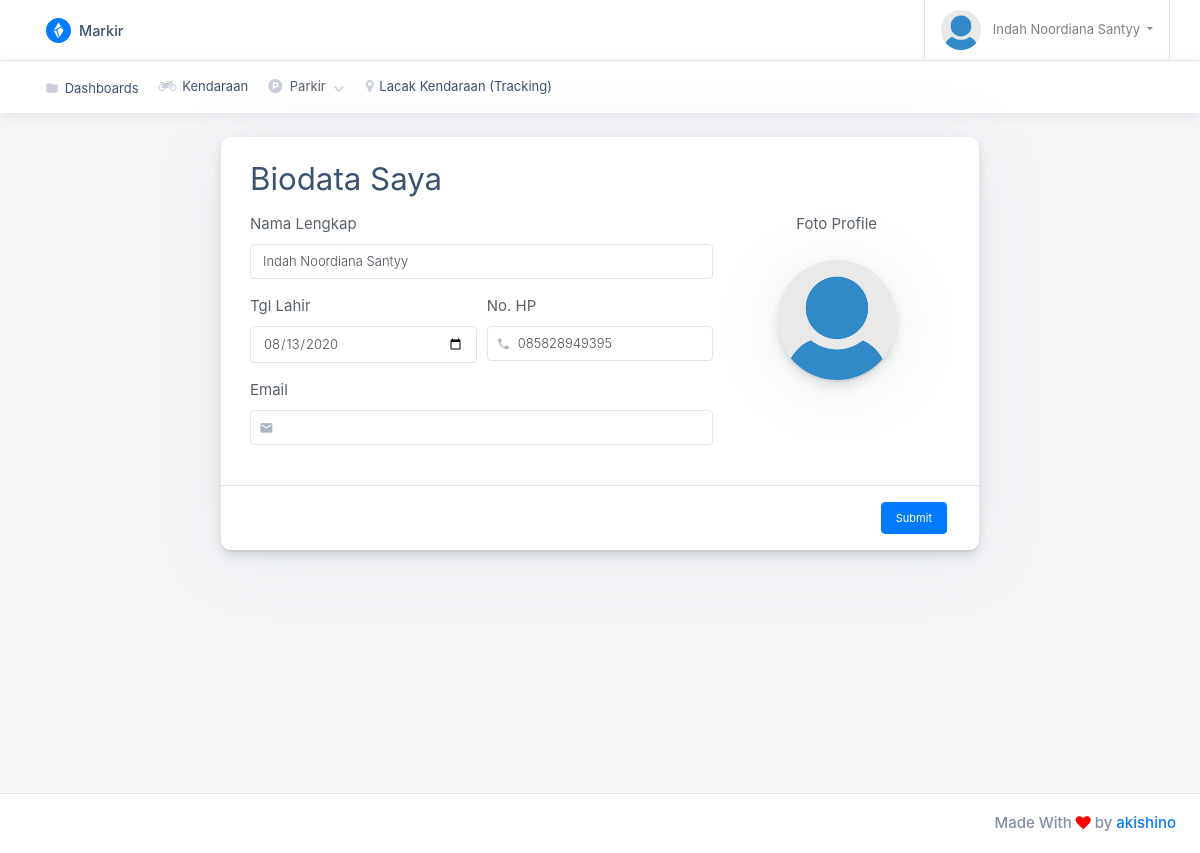
Page /profile.php (signed in) on the committed database.
### tables this page shows
CREATE TABLE `user_biodata` (
  `id_biodata` int(10) NOT NULL,
  `username` int(11) NOT NULL,
  `nama` varchar(50) DEFAULT NULL,
  `tgl_lahir` date DEFAULT NULL,
  `no_hp` varchar(50) DEFAULT NULL,
  `email` varchar(50) DEFAULT NULL,
  `foto` text DEFAULT 'none.jpg'
);

### profile.php (the view, shortened to what this page needs)
<?php
include('config.php');
include_once('layouts/header.php');
?>
          <div class="main-content-container container-fluid px-4" wfd-id="3">
            <div class="row" wfd-id="4">
              <div class="col-lg-8 mx-auto mt-4" wfd-id="5">
                <?php
                  $query = "SELECT * FROM user_biodata WHERE username ='".$_SESSION["username"]."'";
                  $hasil = mysqli_query($link, $query);
                    if(mysqli_num_rows($hasil) > 0){
                      while ($data = mysqli_fetch_assoc($hasil)) {
                        ?>
                        <form action="save-profile.php" method="post" enctype="multipart/form-data">
                          <div class="card card-small edit-user-details mb-4" wfd-id="6">
                            <div class="card-body p-0" wfd-id="8">
                              <div action="#" class="py-4" wfd-id="9">
                                <div class="form-row mx-4" wfd-id="117">
                                  <div class="col mb-3" wfd-id="118">
                                    <h3 class="form-text m-0">Biodata Saya</h3>
                                  </div>
                                </div>
                                <div class="form-row mx-4" wfd-id="88">
                                  <div class="col-lg-8" wfd-id="93">
                                    <div class="form-row" wfd-id="94">
                                      <div class="form-group col-md-12" wfd-id="115">
                                        <label for="nama_lengkap" wfd-id="116">Nama Lengkap</label>
                                        <input type="text" class="form-control" id="nama_lengkap" value="<?php echo $data['nama'] ?>" name="nama" required>
                                      </div>
                                      <div class="form-group col-md-6" wfd-id="108">
                                        <label for="tgl_lahir" wfd-id="116">Tgl Lahir</label>
                                        <input type="date" class="form-control" id="tgl_lahir" value="<?php echo $data['tgl_lahir'] ?>" name="tgl_lahir" required>
                                      </div>
                                      <div class="form-group col-md-6" wfd-id="103">
                                        <label for="no_hp" wfd-id="107">No. HP</label>
                                        <div class="input-group input-group-seamless" wfd-id="104">
                                          <div class="input-group-prepend" wfd-id="105">
                                            <div class="input-group-text" wfd-id="106">
                                              <i class="material-icons"></i>
                                            </div>
                                          </div>
                                          <input type="text" class="form-control" id="no_hp" value="<?php echo $data['no_hp'] ?>" name="no_hp" required>
                                        </div>
                                      </div>
                                      <div class="form-group col-md-12" wfd-id="98">
                                        <label for="email" wfd-id="102">Email</label>
                                        <div class="input-group input-group-seamless" wfd-id="99">
                                          <div class="input-group-prepend" wfd-id="100">
                                            <div class="input-group-text" wfd-id="101">
                                              <i class="material-icons"></i>
                                            </div>
                                          </div>
                                          <input type="email" class="form-control" id="email" value="<?php echo $data['email'] ?>" name="email">
                                        </div>
                                      </div>
                                    </div>
                                  </div>
                                  <div class="col-lg-4" wfd-id="89">
                                    <label for="foto" class="text-center w-100 mb-4" wfd-id="92">Foto Profile</label>
                                    <div class="edit-user-details__avatar m-auto" wfd-id="90">
                                      <img id="foto" src="profile/<?php echo $data['foto'] ?>" alt="User Avatar">
                                    </div>
                                  </div>
                                </div>
                              </div>
                            </div>
                            <div class="card-footer border-top" wfd-id="7">
                              <input type="submit" class="btn btn-sm btn-accent ml-auto d-table mr-3">
                            </div>
                          </div>
                        </form>
                        <?php
                      }
                    }
                ?>
              </div>
            </div>
          </div>
<?php
include_once('layouts/footer.php');
?>

### rows in the picture
user_biodata: nama "Indah Noordiana Santyy", tgl_lahir "08/13/2020", no_hp "085828949395", foto (placeholder picture)

### other values in the picture
$_SESSION["nama"] "Indah Noordiana Santyy"
